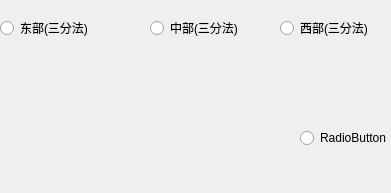
         <widget class="QWidget" name="page_18">
          <property name="geometry">
           <rect>
            <x>0</x>
            <y>0</y>
            <width>391</width>
            <height>193</height>
           </rect>
          </property>
          <attribute name="label">
           <string>按地带三分法</string>
          </attribute>
          <widget class="QRadioButton" name="radioButton_172">
           <property name="geometry">
            <rect>
             <x>0</x>
             <y>20</y>
             <width>121</width>
             <height>16</height>
            </rect>
           </property>
           <property name="text">
            <string>东部(三分法)</string>
           </property>
          </widget>
          <widget class="QRadioButton" name="radioButton_173">
           <property name="geometry">
            <rect>
             <x>150</x>
             <y>20</y>
             <width>111</width>
             <height>16</height>
            </rect>
           </property>
           <property name="text">
            <string>中部(三分法)</string>
           </property>
          </widget>
          <widget class="QRadioButton" name="radioButton_174">
           <property name="geometry">
            <rect>
             <x>280</x>
             <y>20</y>
             <width>111</width>
             <height>16</height>
            </rect>
           </property>
           <property name="text">
            <string>西部(三分法)</string>
           </property>
          </widget>
          <widget class="QRadioButton" name="radioButton_175">
           <property name="geometry">
            <rect>
             <x>300</x>
             <y>130</y>
             <width>89</width>
             <height>16</height>
            </rect>
           </property>
           <property name="text">
            <string>RadioButton</string>
           </property>
          </widget>
         </widget>
